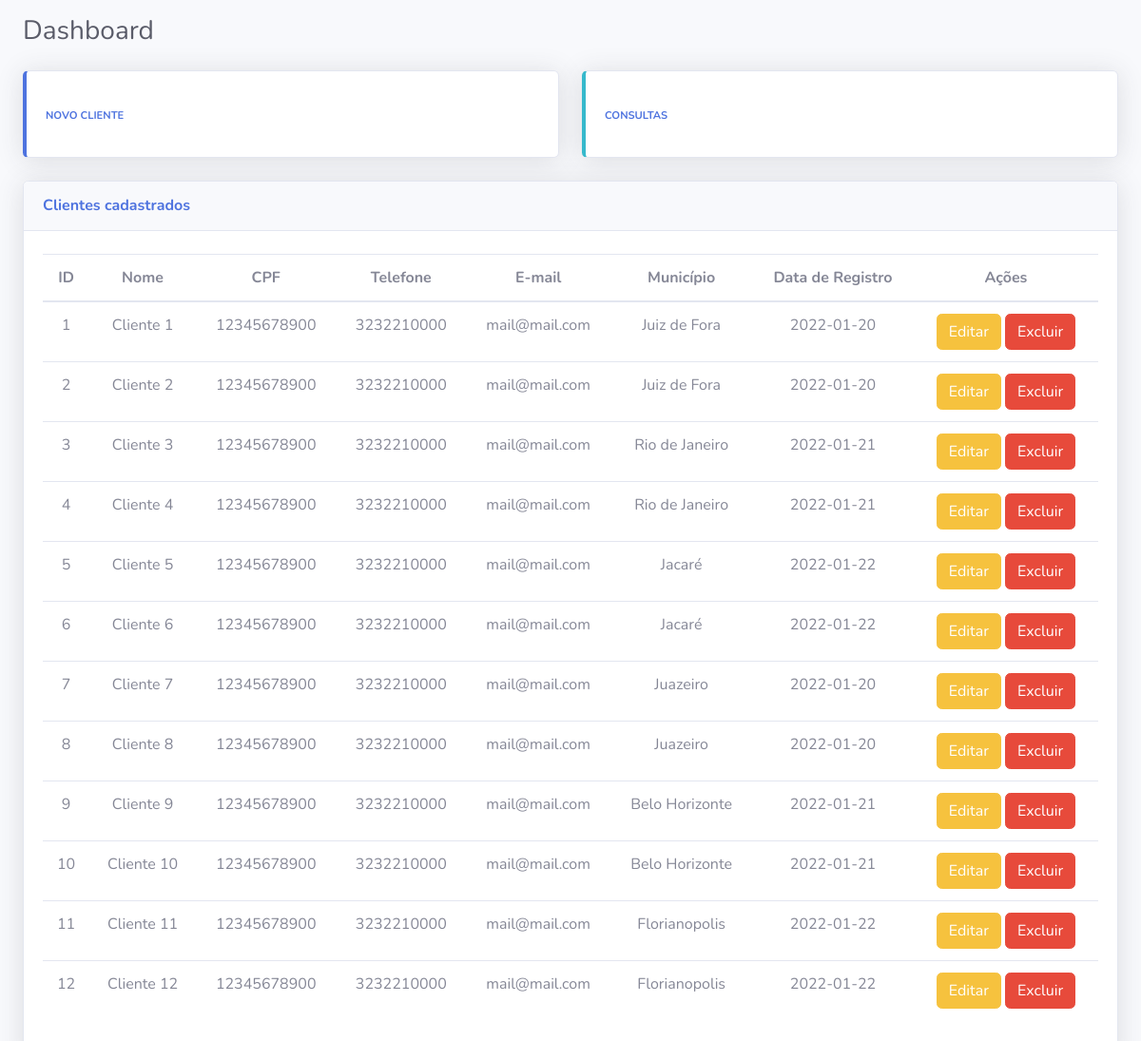
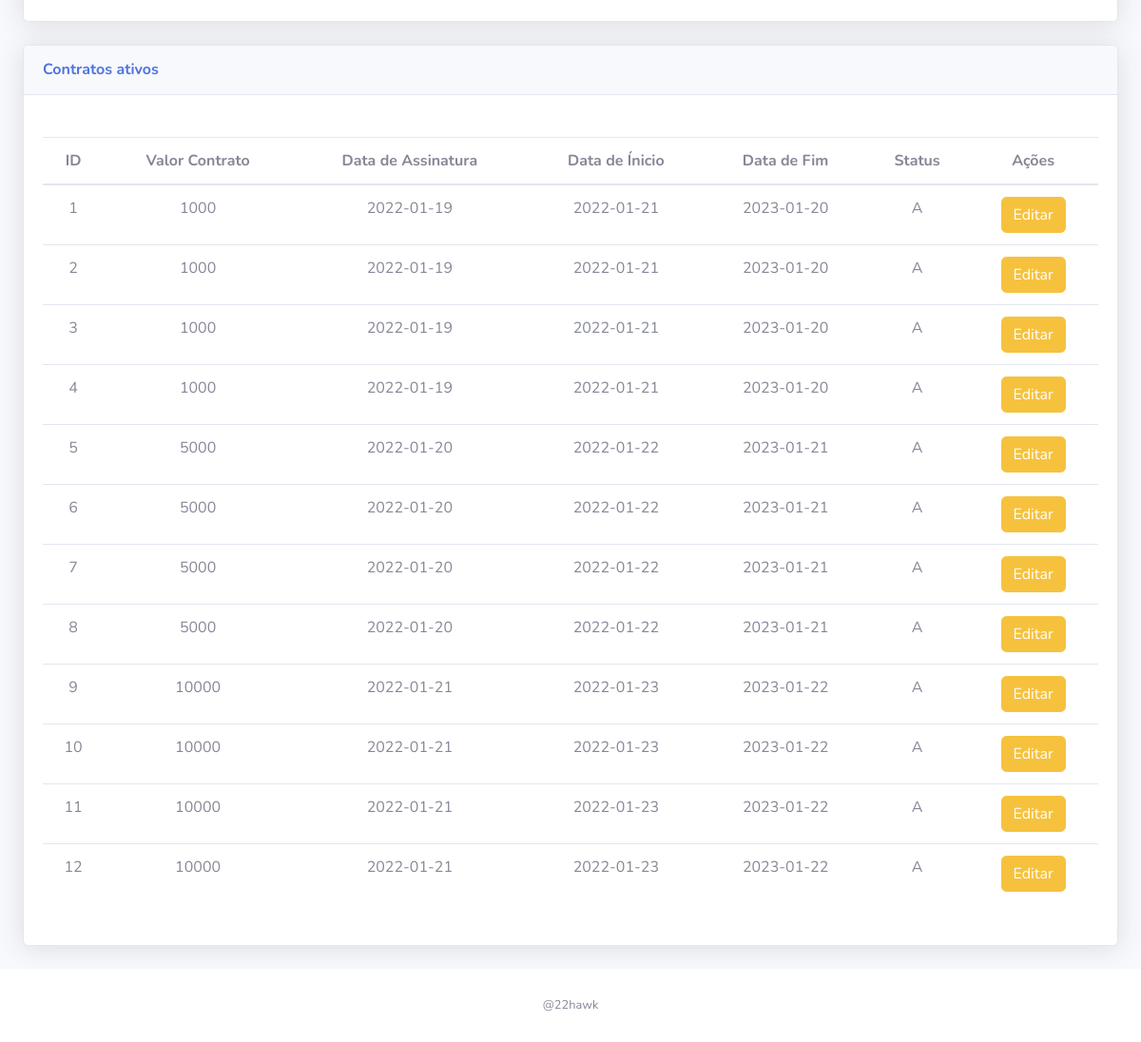
The page / on the database its author committed (2 pictures, top to bottom).
### tables this page shows
CREATE TABLE `cliente` (
  `CD_CLIENTE` int(11) NOT NULL COMMENT 'Código do Cliente',
  `NM_CLIENTE` varchar(45) DEFAULT NULL COMMENT 'Nome do Cliente',
  `DC_CPF` varchar(45) DEFAULT NULL COMMENT 'Descrição do CPF',
  `DC_TELL` varchar(45) DEFAULT NULL COMMENT 'Descrição do Telefone',
  `DC_EMAIL` varchar(45) DEFAULT NULL COMMENT 'Descrição do E-mail',
  `CD_MUNICIPIO` int(11) DEFAULT NULL COMMENT 'Código do Município',
  `DT_RGST` date DEFAULT NULL COMMENT 'Data de Registro',
  `NM_MUNICIPIO` varchar(45) DEFAULT NULL
);

CREATE TABLE `contrato` (
  `CD_CONTRATO` int(11) NOT NULL COMMENT 'Código do Contrato',
  `VR_CONTRATO` decimal(10,0) DEFAULT NULL COMMENT 'Valor do Contrato',
  `DT_ASS` date DEFAULT NULL COMMENT 'Data da Assinatura',
  `DT_INICIO` date DEFAULT NULL COMMENT 'Data de Início',
  `DT_FIM` date DEFAULT NULL COMMENT 'Data de Fim',
  `DC_STATUS` varchar(45) DEFAULT NULL COMMENT 'Descrição do Status\nA – Ativo\nD - Distratado',
  `DT_RGST` date DEFAULT NULL COMMENT 'Data de Registro'
);

### index.php (the view, shortened to what this page needs)
<?php
    require 'config.php';
    $listClientes = [];
    $listContratos = [];
    $sqlClientes = $pdo->query("SELECT * FROM cliente");
    $sqlContratos = $pdo->query("SELECT * FROM contrato WHERE DC_STATUS = 'A'");
    if($sqlClientes -> rowCount() > 0){
        $listClientes = $sqlClientes -> FetchAll(PDO::FETCH_ASSOC);
        $listContratos = $sqlContratos -> FetchAll(PDO::FETCH_ASSOC);
    }
?>
<!DOCTYPE html>
<html lang="pt-br">
<head>
    <link href="assets/css/all.min.css" rel="stylesheet" type="text/css">
    <link href="assets/css/painel.min.css" rel="stylesheet">
</head>
<body id="page-top">
    <div id="wrapper">
        <div id="content-wrapper" class="d-flex flex-column">
            <div id="content">
                <div class="container-fluid">
                    <div class="d-sm-flex align-items-center justify-content-between mb-4">
                        <h1 class="h3 mt-3 mb-0 text-gray-800">Dashboard</h1>
                    </div>
                    <div class="row">
                        <div class="col-xl-6 col-md-6 mb-4">
                            <div class="card border-left-primary shadow h-100 py-2">
                                <div class="card-body">
                                    <div class="row no-gutters align-items-center">
                                        <div class="col mr-2">
                                            <a href="cadastrarCliente.php" class="text-xs font-weight-bold text-primary text-uppercase mb-1 stretched-link">Novo Cliente</a>
                                        </div>
                                        <div class="col-auto">
                                            <i class="fas fa-plus fa-2x text-gray-300"></i>
                                        </div>
                                    </div>
                                </div>
                            </div>
                        </div>
                        <div class="col-xl-6 col-md-6 mb-4">
                            <div class="card border-left-info shadow h-100 py-2">
                                <div class="card-body">
                                    <div class="row no-gutters align-items-center">
                                        <div class="col mr-2">
                                            <a href="consulta.php" class="text-xs font-weight-bold text-primary text-uppercase mb-1 stretched-link">Consultas</a>
                                        </div>
                                        <div class="col-auto">
                                            <i class="fas fa-plus fa-2x text-gray-300"></i>
                                        </div>
                                    </div>
                                </div>
                            </div>
                        </div>
                    </div>
                    <div class="row">
                        <div class="col-xl-12 col-lg-12">
                            <div class="card shadow mb-4">
                                <div
                                    class="card-header py-3 d-flex flex-row align-items-center justify-content-between">
                                    <h6 class="m-0 font-weight-bold text-primary">Clientes cadastrados</h6>
                                </div>
                                <div class="card-body">
                                    <div class="pt-1 pb-2">
                                        <table class="table table-hover text-center">
                                            <thead>
                                                <tr>
                                                    <th scope="col">ID</th>
                                                    <th scope="col">Nome</th>
                                                    <th scope="col">CPF</th>
                                                    <th scope="col">Telefone</th>
                                                    <th scope="col">E-mail</th>
                                                    <th scope="col">Município</th>
                                                    <th scope="col">Data de Registro</th>
                                                    <th scope="col">Ações</th>
                                                </tr>
                                            </thead>
                                            <tbody>
                                                <?php foreach($listClientes as $cliente): ?>
                                                    <tr>
                                                        <td> <?=$cliente['CD_CLIENTE'];?> </td>
                                                        <td><?=$cliente['NM_CLIENTE'];?></td>
                                                        <td><?=$cliente['DC_CPF'];?></td>
                                                        <td><?=$cliente['DC_TELL'];?></td>
                                                        <td><?=$cliente['DC_EMAIL'];?></td>
                                                        <td><?=$cliente['NM_MUNICIPIO'];?></td>
                                                        <td><?=$cliente['DT_RGST'];?></td>
                                                        <td>
                                                            <a class="btn btn-warning btn-send" name="CD_CLIENTE" href="editarCliente.php?CD_CLIENTE=<?=$cliente['CD_CLIENTE'];?>">Editar</a>
                                                            <a class="btn btn-danger btn-send" name="CD_CLIENTE" href="deletarCliente.php?CD_CLIENTE=<?=$cliente['CD_CLIENTE'];?>">Excluir</a>
                                                        </td>
                                                    </tr>
                                                <?php endforeach; ?>
                                            </tbody>
                                        </table>
                                    </div>
                                </div>
                            </div>
                        </div>
                        <div class="col-xl-12 col-lg-12">
                            <div class="card shadow mb-4">
                                <div
                                    class="card-header py-3 d-flex flex-row align-items-center justify-content-between">
                                    <h6 class="m-0 font-weight-bold text-primary">Contratos ativos</h6>
                                </div>
                                <div class="card-body">
                                    <div class="pt-4 pb-2">
                                        <table class="table table-hover text-center">
                                                <thead>
                                                    <tr>
                                                        <th scope="col">ID</th>
                                                        <th scope="col">Valor Contrato</th>
                                                        <th scope="col">Data de Assinatura</th>
                                                        <th scope="col">Data de Ínicio</th>
                                                        <th scope="col">Data de Fim</th>
                                                        <th scope="col">Status</th>
                                                        <th scope="col">Ações</th>
                                                    </tr>
                                                </thead>
                                                <tbody>
                                                    <?php foreach($listContratos as $contrato): ?>
                                                        <tr>
                                                            <td><?=$contrato['CD_CONTRATO'];?></td>
                                                            <td><?=$contrato['VR_CONTRATO'];?></td>
                                                            <td><?=$contrato['DT_ASS'];?></td>
                                                            <td><?=$contrato['DT_INICIO'];?></td>
                                                            <td><?=$contrato['DT_FIM'];?></td>
                                                            <td><?=$contrato['DC_STATUS'];?></td>
                                                            <td>
                                                                <a class="btn btn-warning btn-send" href="editarContrato.php?CD_CONTRATO=<?=$contrato['CD_CONTRATO'];?>">Editar</a>
                                                            </td>
                                                        </tr>
                                                    <?php endforeach; ?>
                                                </tbody>
                                            </table>
                                    </div>
                                </div>
                            </div>
                        </div>
                    </div>
                </div>
            </div>
            <footer class="sticky-footer bg-white">
                <div class="container my-auto">
                    <div class="copyright text-center my-auto">
                        <span>@22hawk</span>
                    </div>
                </div>
            </footer>
        </div>
    </div>
</body>
</html>

### rows shown on the page
cliente: CD_CLIENTE "1", NM_CLIENTE "Cliente 1", DC_CPF "12345678900", DC_TELL "3232210000", DC_EMAIL "mail@mail.com", NM_MUNICIPIO "Juiz de Fora", DT_RGST "2022-01-20"
cliente: CD_CLIENTE "2", NM_CLIENTE "Cliente 2", DC_CPF "12345678900", DC_TELL "3232210000", DC_EMAIL "mail@mail.com", NM_MUNICIPIO "Juiz de Fora", DT_RGST "2022-01-20"
cliente: CD_CLIENTE "3", NM_CLIENTE "Cliente 3", DC_CPF "12345678900", DC_TELL "3232210000", DC_EMAIL "mail@mail.com", NM_MUNICIPIO "Rio de Janeiro", DT_RGST "2022-01-21"
cliente: CD_CLIENTE "4", NM_CLIENTE "Cliente 4", DC_CPF "12345678900", DC_TELL "3232210000", DC_EMAIL "mail@mail.com", NM_MUNICIPIO "Rio de Janeiro", DT_RGST "2022-01-21"
cliente: CD_CLIENTE "5", NM_CLIENTE "Cliente 5", DC_CPF "12345678900", DC_TELL "3232210000", DC_EMAIL "mail@mail.com", NM_MUNICIPIO "Jacaré", DT_RGST "2022-01-22"
cliente: CD_CLIENTE "6", NM_CLIENTE "Cliente 6", DC_CPF "12345678900", DC_TELL "3232210000", DC_EMAIL "mail@mail.com", NM_MUNICIPIO "Jacaré", DT_RGST "2022-01-22"
cliente: CD_CLIENTE "7", NM_CLIENTE "Cliente 7", DC_CPF "12345678900", DC_TELL "3232210000", DC_EMAIL "mail@mail.com", NM_MUNICIPIO "Juazeiro", DT_RGST "2022-01-20"
cliente: CD_CLIENTE "8", NM_CLIENTE "Cliente 8", DC_CPF "12345678900", DC_TELL "3232210000", DC_EMAIL "mail@mail.com", NM_MUNICIPIO "Juazeiro", DT_RGST "2022-01-20"
cliente: CD_CLIENTE "9", NM_CLIENTE "Cliente 9", DC_CPF "12345678900", DC_TELL "3232210000", DC_EMAIL "mail@mail.com", NM_MUNICIPIO "Belo Horizonte", DT_RGST "2022-01-21"
cliente: CD_CLIENTE "10", NM_CLIENTE "Cliente 10", DC_CPF "12345678900", DC_TELL "3232210000", DC_EMAIL "mail@mail.com", NM_MUNICIPIO "Belo Horizonte", DT_RGST "2022-01-21"
cliente: CD_CLIENTE "11", NM_CLIENTE "Cliente 11", DC_CPF "12345678900", DC_TELL "3232210000", DC_EMAIL "mail@mail.com", NM_MUNICIPIO "Florianopolis", DT_RGST "2022-01-22"
cliente: CD_CLIENTE "12", NM_CLIENTE "Cliente 12", DC_CPF "12345678900", DC_TELL "3232210000", DC_EMAIL "mail@mail.com", NM_MUNICIPIO "Florianopolis", DT_RGST "2022-01-22"
contrato: CD_CONTRATO "1", VR_CONTRATO "1000", DT_ASS "2022-01-19", DT_INICIO "2022-01-21", DT_FIM "2023-01-20", DC_STATUS "A"
contrato: CD_CONTRATO "2", VR_CONTRATO "1000", DT_ASS "2022-01-19", DT_INICIO "2022-01-21", DT_FIM "2023-01-20", DC_STATUS "A"
contrato: CD_CONTRATO "3", VR_CONTRATO "1000", DT_ASS "2022-01-19", DT_INICIO "2022-01-21", DT_FIM "2023-01-20", DC_STATUS "A"
contrato: CD_CONTRATO "4", VR_CONTRATO "1000", DT_ASS "2022-01-19", DT_INICIO "2022-01-21", DT_FIM "2023-01-20", DC_STATUS "A"
contrato: CD_CONTRATO "5", VR_CONTRATO "5000", DT_ASS "2022-01-20", DT_INICIO "2022-01-22", DT_FIM "2023-01-21", DC_STATUS "A"
contrato: CD_CONTRATO "6", VR_CONTRATO "5000", DT_ASS "2022-01-20", DT_INICIO "2022-01-22", DT_FIM "2023-01-21", DC_STATUS "A"
contrato: CD_CONTRATO "7", VR_CONTRATO "5000", DT_ASS "2022-01-20", DT_INICIO "2022-01-22", DT_FIM "2023-01-21", DC_STATUS "A"
contrato: CD_CONTRATO "8", VR_CONTRATO "5000", DT_ASS "2022-01-20", DT_INICIO "2022-01-22", DT_FIM "2023-01-21", DC_STATUS "A"
contrato: CD_CONTRATO "9", VR_CONTRATO "10000", DT_ASS "2022-01-21", DT_INICIO "2022-01-23", DT_FIM "2023-01-22", DC_STATUS "A"
contrato: CD_CONTRATO "10", VR_CONTRATO "10000", DT_ASS "2022-01-21", DT_INICIO "2022-01-23", DT_FIM "2023-01-22", DC_STATUS "A"
contrato: CD_CONTRATO "11", VR_CONTRATO "10000", DT_ASS "2022-01-21", DT_INICIO "2022-01-23", DT_FIM "2023-01-22", DC_STATUS "A"
contrato: CD_CONTRATO "12", VR_CONTRATO "10000", DT_ASS "2022-01-21", DT_INICIO "2022-01-23", DT_FIM "2023-01-22", DC_STATUS "A"
